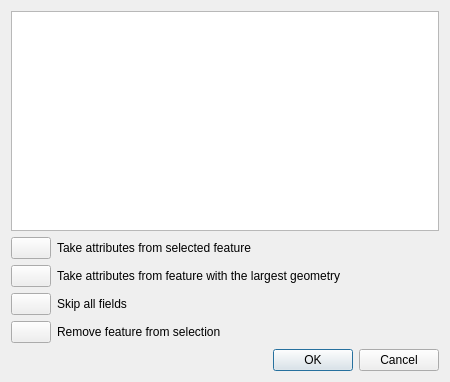
<?xml version="1.0" encoding="UTF-8"?>
<ui version="4.0">
 <class>QgsMergeAttributesDialogBase</class>
 <widget class="QDialog" name="QgsMergeAttributesDialogBase">
  <property name="geometry">
   <rect>
    <x>0</x>
    <y>0</y>
    <width>450</width>
    <height>382</height>
   </rect>
  </property>
  <property name="windowTitle">
   <string>Merge Feature Attributes</string>
  </property>
  <layout class="QGridLayout" name="gridLayout">
   <item row="0" column="0">
    <widget class="QTableWidget" name="mTableWidget"/>
   </item>
   <item row="1" column="0">
    <layout class="QHBoxLayout" name="horizontalLayout">
     <item>
      <widget class="QPushButton" name="mFromSelectedPushButton">
       <property name="sizePolicy">
        <sizepolicy hsizetype="Preferred" vsizetype="Fixed">
         <horstretch>0</horstretch>
         <verstretch>0</verstretch>
        </sizepolicy>
       </property>
       <property name="text">
        <string/>
       </property>
       <property name="autoDefault">
        <bool>false</bool>
       </property>
      </widget>
     </item>
     <item>
      <widget class="QLabel" name="mTakeSelectedAttributesLabel">
       <property name="text">
        <string>Take attributes from selected feature</string>
       </property>
       <property name="buddy">
        <cstring>mFromSelectedPushButton</cstring>
       </property>
      </widget>
     </item>
     <item>
      <spacer name="horizontalSpacer">
       <property name="orientation">
        <enum>Qt::Horizontal</enum>
       </property>
       <property name="sizeHint" stdset="0">
        <size>
         <width>40</width>
         <height>20</height>
        </size>
       </property>
      </spacer>
     </item>
    </layout>
   </item>
   <item row="2" column="0">
    <layout class="QHBoxLayout" name="horizontalLayout_4">
     <item>
      <widget class="QPushButton" name="mFromLargestPushButton">
       <property name="sizePolicy">
        <sizepolicy hsizetype="Preferred" vsizetype="Fixed">
         <horstretch>0</horstretch>
         <verstretch>0</verstretch>
        </sizepolicy>
       </property>
       <property name="text">
        <string/>
       </property>
       <property name="autoDefault">
        <bool>false</bool>
       </property>
      </widget>
     </item>
     <item>
      <widget class="QLabel" name="mTakeLargestAttributesLabel">
       <property name="text">
        <string>Take attributes from feature with the largest geometry</string>
       </property>
       <property name="buddy">
        <cstring>mFromLargestPushButton</cstring>
       </property>
      </widget>
     </item>
     <item>
      <spacer name="horizontalSpacer_4">
       <property name="orientation">
        <enum>Qt::Horizontal</enum>
       </property>
       <property name="sizeHint" stdset="0">
        <size>
         <width>40</width>
         <height>20</height>
        </size>
       </property>
      </spacer>
     </item>
    </layout>
   </item>
   <item row="4" column="0">
    <layout class="QHBoxLayout" name="horizontalLayout_2">
     <item>
      <widget class="QPushButton" name="mRemoveFeatureFromSelectionButton">
       <property name="text">
        <string/>
       </property>
      </widget>
     </item>
     <item>
      <widget class="QLabel" name="mRemoveFeatureFromSelectionLabel">
       <property name="text">
        <string>Remove feature from selection</string>
       </property>
       <property name="buddy">
        <cstring>mRemoveFeatureFromSelectionButton</cstring>
       </property>
      </widget>
     </item>
     <item>
      <spacer name="horizontalSpacer_2">
       <property name="orientation">
        <enum>Qt::Horizontal</enum>
       </property>
       <property name="sizeHint" stdset="0">
        <size>
         <width>98</width>
         <height>20</height>
        </size>
       </property>
      </spacer>
     </item>
    </layout>
   </item>
   <item row="5" column="0">
    <widget class="QDialogButtonBox" name="buttonBox">
     <property name="orientation">
      <enum>Qt::Horizontal</enum>
     </property>
     <property name="standardButtons">
      <set>QDialogButtonBox::Cancel|QDialogButtonBox::Ok</set>
     </property>
    </widget>
   </item>
   <item row="3" column="0">
    <layout class="QHBoxLayout" name="horizontalLayout_3">
     <item>
      <widget class="QPushButton" name="mSkipAllButton">
       <property name="toolTip">
        <string>Resets all fields to &quot;Skip&quot;</string>
       </property>
       <property name="text">
        <string/>
       </property>
       <property name="icon">
        <iconset resource="../../images/images.qrc">
         <normaloff>:/images/themes/default/mActionSelectPan.svg</normaloff>:/images/themes/default/mActionSelectPan.svg</iconset>
       </property>
       <property name="autoDefault">
        <bool>false</bool>
       </property>
      </widget>
     </item>
     <item>
      <widget class="QLabel" name="mRemoveFeatureFromSelectionLabel_2">
       <property name="text">
        <string>Skip all fields</string>
       </property>
       <property name="buddy">
        <cstring>mRemoveFeatureFromSelectionButton</cstring>
       </property>
      </widget>
     </item>
     <item>
      <spacer name="horizontalSpacer_3">
       <property name="orientation">
        <enum>Qt::Horizontal</enum>
       </property>
       <property name="sizeHint" stdset="0">
        <size>
         <width>98</width>
         <height>20</height>
        </size>
       </property>
      </spacer>
     </item>
    </layout>
   </item>
  </layout>
 </widget>
 <tabstops>
  <tabstop>mTableWidget</tabstop>
  <tabstop>mFromSelectedPushButton</tabstop>
  <tabstop>mFromLargestPushButton</tabstop>
  <tabstop>mSkipAllButton</tabstop>
  <tabstop>mRemoveFeatureFromSelectionButton</tabstop>
  <tabstop>buttonBox</tabstop>
 </tabstops>
 <resources>
  <include location="../../images/images.qrc"/>
 </resources>
 <connections>
  <connection>
   <sender>buttonBox</sender>
   <signal>accepted()</signal>
   <receiver>QgsMergeAttributesDialogBase</receiver>
   <slot>accept()</slot>
   <hints>
    <hint type="sourcelabel">
     <x>257</x>
     <y>372</y>
    </hint>
    <hint type="destinationlabel">
     <x>157</x>
     <y>274</y>
    </hint>
   </hints>
  </connection>
  <connection>
   <sender>buttonBox</sender>
   <signal>rejected()</signal>
   <receiver>QgsMergeAttributesDialogBase</receiver>
   <slot>reject()</slot>
   <hints>
    <hint type="sourcelabel">
     <x>325</x>
     <y>372</y>
    </hint>
    <hint type="destinationlabel">
     <x>286</x>
     <y>274</y>
    </hint>
   </hints>
  </connection>
 </connections>
</ui>
